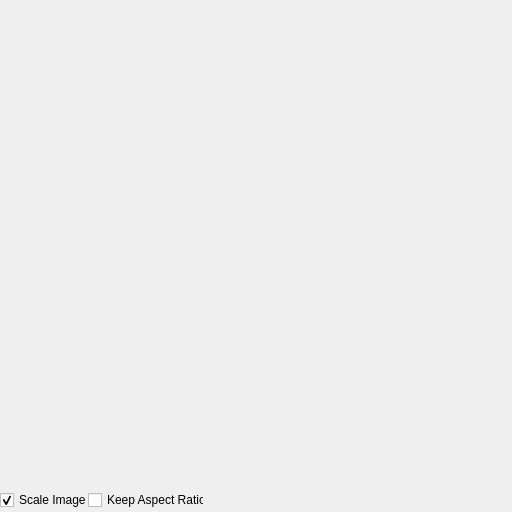
<?xml version="1.0" encoding="UTF-8"?>
<ui version="4.0">
 <class>Photo</class>
 <widget class="QMainWindow" name="Photo">
  <property name="geometry">
   <rect>
    <x>0</x>
    <y>0</y>
    <width>512</width>
    <height>512</height>
   </rect>
  </property>
  <property name="windowTitle">
   <string notr="true">Photo</string>
  </property>
  <property name="windowIcon">
   <iconset theme="image">
    <normaloff>.</normaloff>.</iconset>
  </property>
  <property name="iconSize">
   <size>
    <width>256</width>
    <height>256</height>
   </size>
  </property>
  <widget class="QWidget" name="centralwidget">
   <widget class="QLabel" name="image">
    <property name="geometry">
     <rect>
      <x>0</x>
      <y>0</y>
      <width>512</width>
      <height>512</height>
     </rect>
    </property>
    <property name="text">
     <string notr="true"/>
    </property>
    <property name="scaledContents">
     <bool>true</bool>
    </property>
    <property name="alignment">
     <set>Qt::AlignCenter</set>
    </property>
   </widget>
   <widget class="QCheckBox" name="checkResize">
    <property name="geometry">
     <rect>
      <x>0</x>
      <y>490</y>
      <width>87</width>
      <height>20</height>
     </rect>
    </property>
    <property name="text">
     <string>Scale Image</string>
    </property>
    <property name="checked">
     <bool>true</bool>
    </property>
    <property name="tristate">
     <bool>false</bool>
    </property>
   </widget>
   <widget class="QCheckBox" name="checkKeepAR">
    <property name="geometry">
     <rect>
      <x>88</x>
      <y>490</y>
      <width>116</width>
      <height>20</height>
     </rect>
    </property>
    <property name="text">
     <string>Keep Aspect Ratio</string>
    </property>
    <property name="checked">
     <bool>false</bool>
    </property>
   </widget>
  </widget>
 </widget>
 <resources/>
 <connections/>
</ui>
